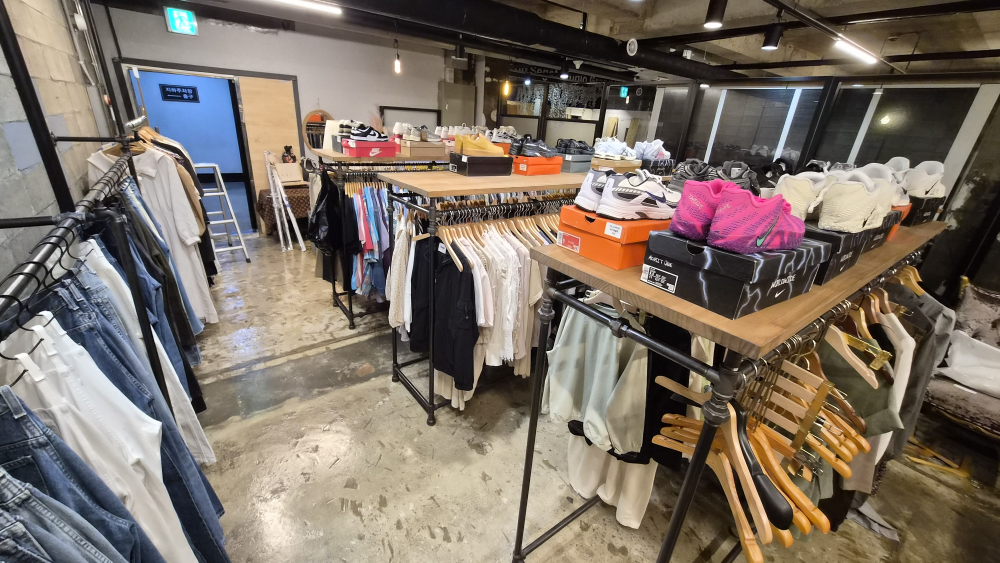
#> input picture photo1.jpeg, 4000 x 2252 px, found by its file name (shown at 1/4 size); its folder holds only this picture in this run
$ python process_photos.py
#> lines starting #> are read from the running program, lines starting #| are printed output that depends on the picture
"""Apply a warm vintage film treatment to the shop photos."""
import os
import random

from PIL import Image, ImageDraw, ImageEnhance, ImageFilter, ImageOps

SRC = "/Users/ilwoong/Documents/vintage"
OUT = os.path.join(SRC, "docs", "images")
os.makedirs(OUT, exist_ok=True)

MAX_W = 1600


def vintage(im: Image.Image, max_w: int = MAX_W) -> Image.Image:
#> called with max_w = 1600
    im = ImageOps.exif_transpose(im).convert("RGB")
#> im is the input picture: PIL image 4000x2252 RGB; mean R, G, B 124.6, 113.2, 102.7
    if im.width > max_w:
        im = im.resize((max_w, round(im.height * max_w / im.width)), Image.LANCZOS)
#> im: PIL image 1600x901 RGB

    # Desaturate and warm the tones toward sepia
    im = ImageEnhance.Color(im).enhance(0.62)
    r, g, b = im.split()
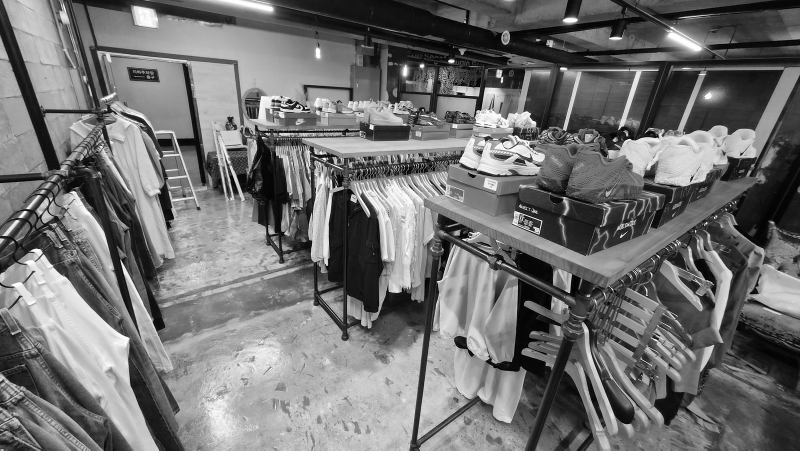
#> g: PIL image 1600x901 L (shown at 1/2 size); min 0, max 255, mean 113.7
    r = r.point(lambda v: min(255, v * 1.10 + 12))
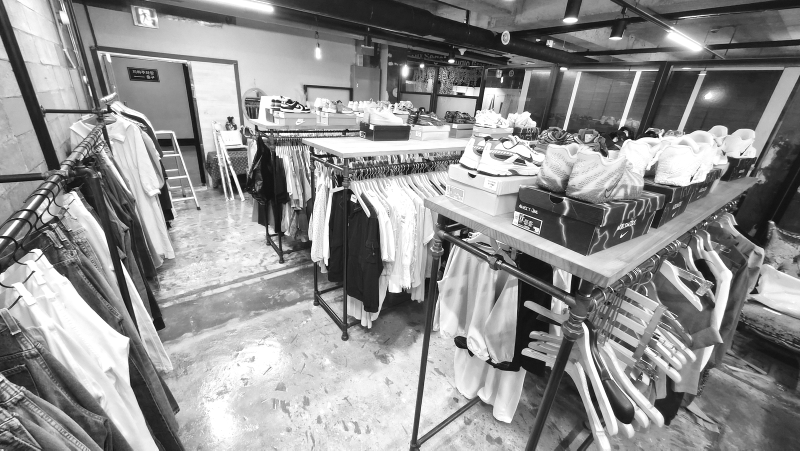
#> r: PIL image 1600x901 L (shown at 1/2 size); min 12, max 255, mean 144.1
    g = g.point(lambda v: min(255, v * 1.02 + 6))
    b = b.point(lambda v: v * 0.88)
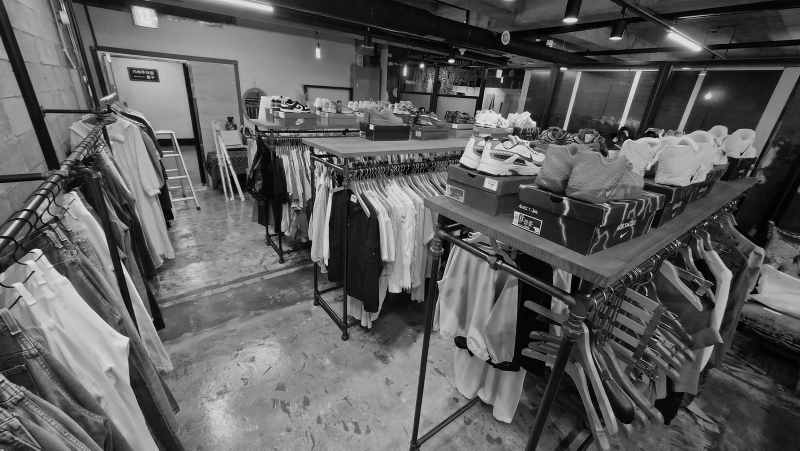
#> b: PIL image 1600x901 L (shown at 1/2 size); min 0, max 224, mean 94.2
    im = Image.merge("RGB", (r, g, b))
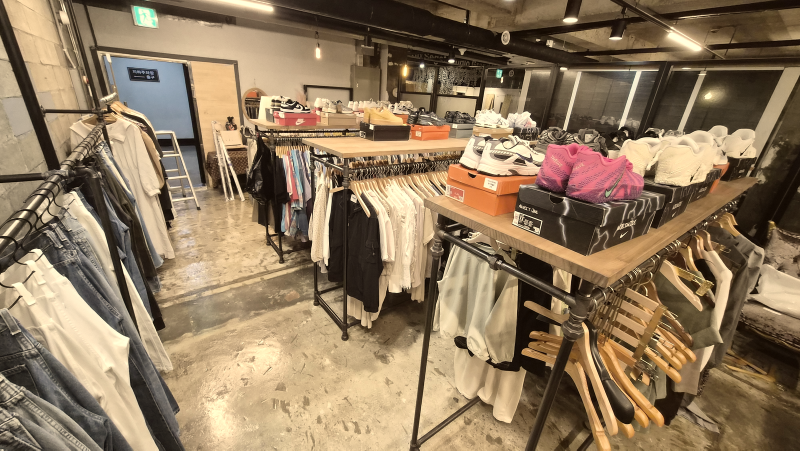
#> im: PIL image 1600x901 RGB (shown at 1/2 size); mean R, G, B 144.1, 121.9, 94.2

    # Lift blacks / soften highlights for a faded film curve
    im = im.point(lambda v: 28 + (v / 255) ** 1.05 * (235 - 28))
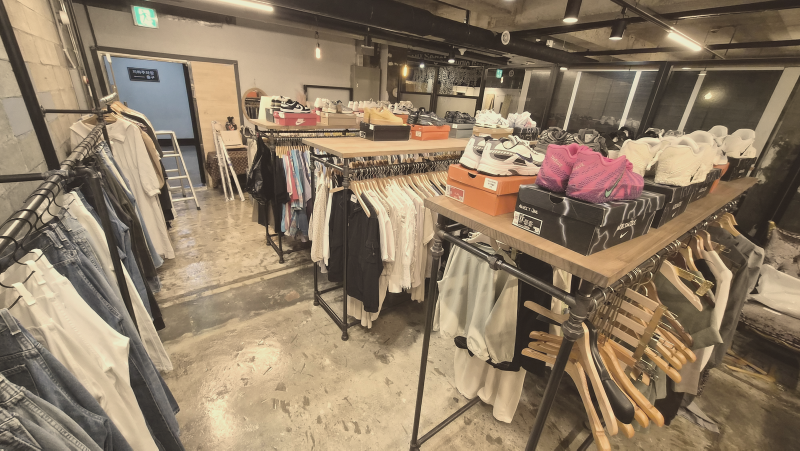
#> im: PIL image 1600x901 RGB (shown at 1/2 size); mean R, G, B 142.5, 124.2, 101.5
    im = ImageEnhance.Contrast(im).enhance(1.06)

    # Vignette
    mask = Image.new("L", im.size, 0)
#> mask: PIL image 1600x901 L; every value is 0
    d = ImageDraw.Draw(mask)
    w, h = im.size
#> w = 1600; h = 901
    d.ellipse((-w * 0.35, -h * 0.35, w * 1.35, h * 1.35), fill=255)
    mask = mask.filter(ImageFilter.GaussianBlur(w * 0.18))
#> mask: PIL image 1600x901 L; every value is 255
    dark = ImageEnhance.Brightness(im).enhance(0.62)
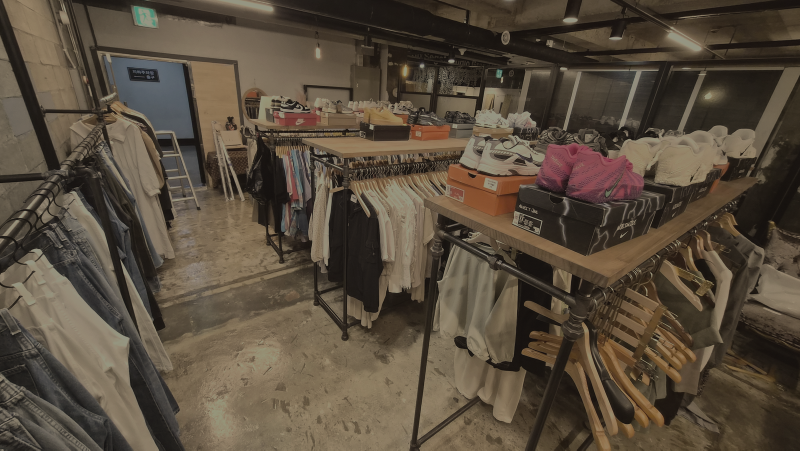
#> dark: PIL image 1600x901 RGB (shown at 1/2 size); mean R, G, B 88.1, 76.1, 61.2
    im = Image.composite(im, dark, mask)

    # Film grain
    random.seed(7)
    grain = Image.effect_noise(im.size, 22).convert("L")
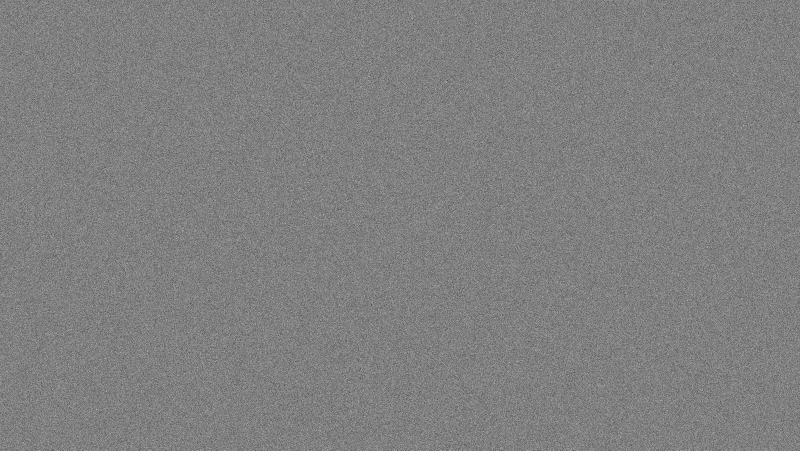
#> grain: PIL image 1600x901 L (shown at 1/2 size); min 11, max 230, mean 127.5
    im = Image.composite(
        ImageEnhance.Brightness(im).enhance(1.06),
        ImageEnhance.Brightness(im).enhance(0.94),
        grain,
    )
    return im


for i in range(1, 5):
    src = os.path.join(SRC, f"photo{i}.jpeg")
    out = os.path.join(OUT, f"photo{i}.jpg")
    if not os.path.exists(src):
        print("skip (missing source):", src)
        continue
    img = vintage(Image.open(src))
    img.save(out, quality=82, optimize=True)
    print(out, img.size)
#| /Users/ilwoong/Documents/vintage/docs/images/photo1.jpg (1600, 901)

# Curated underground-shop shots (portrait) for the film-strip section.
# Sources are the raw .jpeg files dropped straight into docs/images.
FILMSTRIP = [10, 6, 8, 11, 7, 9, 12, 13]
for i in FILMSTRIP:
    src = os.path.join(OUT, f"photo{i}.jpeg")
    out = os.path.join(OUT, f"photo{i}.jpg")
    if not os.path.exists(src):
        print("skip (missing source):", src)
        continue
    img = vintage(Image.open(src), max_w=1100)
    img.save(out, quality=82, optimize=True)
    print(out, img.size)
